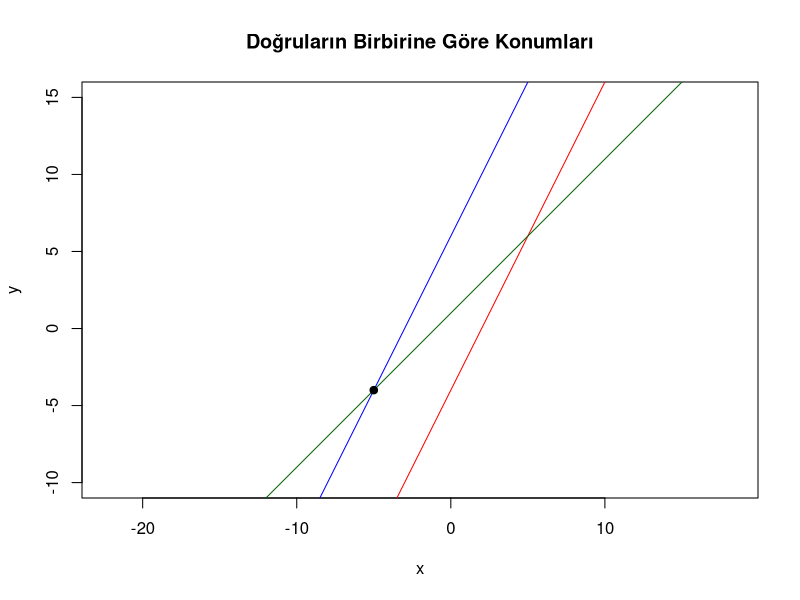

This figure's R source:
# Doğru Denklemi ve Doğruların Birbirine Göre Durumu

# d1: y=2x+6, d2: y=2x-4, d3: y=x+1, d4: 2y=2x+2 doğruları verilsin.
# d1 ve d2 paralel; d3 ve d4 çakışır; d1 ve d3 kesişir. Bunu fonksiyon yazarak test edelim.
dogru_durumu <- function(m1, b1, m2, b2) {
  # Bu işlev y=mx+b biçimindeki (dikey olmayan) doğrular içindir.
  if (abs(m1 - m2) < 1e-10) {
    if (abs(b1 - b2) < 1e-10) "Cakisan" else "Paralel"
  } else if (abs(m1 * m2 + 1) < 1e-10) {
    "Dik kesisen"
  } else {
    "Kesisen"
  }
}
dogru_durumu(2, 6, 2, -4)  # Paralel
dogru_durumu(1, 1, 1, 1)   # Cakisan
dogru_durumu(2, 6, 1, 1)   # Kesisen
dogru_durumu(2, 6, -0.5, 1)  # Dik kesisen; ek örnek.

# d1 ile d3'ün kesişimi: 2x+6=x+1.
x_kesisim <- (1 - 6) / (2 - 1)
y_kesisim <- 2 * x_kesisim + 6
c(x = x_kesisim, y = y_kesisim)  # (-5,-4)

# İki noktadan doğru denklemi üretelim.
# A(1, 6) ve B(3, 10): m = 2 ve sabit terim = 4.
x1 <- 1
y1 <- 6
x2 <- 3
y2 <- 10
m <- (y2 - y1) / (x2 - x1)
b <- y1 - m * x1
c(egim = m, sabit = b)  # y = 2x + 4
# x1 = x2 ise bu bölme yapılmaz; doğru x = x1 biçiminde dikeydir.
# Yatay doğru y=sabit biçimindedir. Dikey ve yatay doğrular birbirine diktir.

# Eğimi 2, y eksenini kestiği değer 4 olan doğru.
f <- function(x) 2 * x + 4
f(0)          # y ekseni: (0, 4)
-4 / 2        # x ekseni: (-2, 0)
abs(10 - f(3)) < 1e-10  # K(3, 10) doğru üzerinde midir? Evet.

plot(c(-8, 4), c(-10, 15), type = "n", asp = 1,
     xlab = "x", ylab = "y", main = "Doğruların Birbirine Göre Konumları")
abline(a = 6, b = 2, col = "blue")
abline(a = -4, b = 2, col = "red")
abline(a = 1, b = 1, col = "darkgreen")
points(x_kesisim, y_kesisim, pch = 19)
